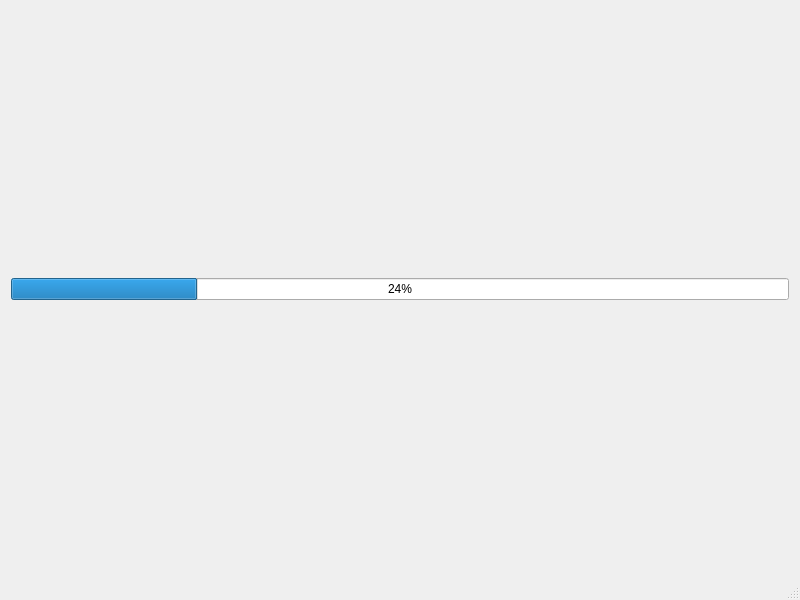
<?xml version="1.0" encoding="UTF-8"?>
<ui version="4.0">
 <class>MainWindow</class>
 <widget class="QMainWindow" name="MainWindow">
  <property name="geometry">
   <rect>
    <x>0</x>
    <y>0</y>
    <width>800</width>
    <height>600</height>
   </rect>
  </property>
  <property name="maximumSize">
   <size>
    <width>800</width>
    <height>600</height>
   </size>
  </property>
  <property name="windowTitle">
   <string>MainWindow</string>
  </property>
  <widget class="QWidget" name="centralWidget">
   <property name="maximumSize">
    <size>
     <width>850</width>
     <height>650</height>
    </size>
   </property>
   <layout class="QVBoxLayout" name="verticalLayout">
    <item>
     <widget class="QProgressBar" name="progressBar">
      <property name="value">
       <number>24</number>
      </property>
     </widget>
    </item>
   </layout>
  </widget>
  <widget class="QStatusBar" name="statusBar"/>
 </widget>
 <layoutdefault spacing="6" margin="11"/>
 <resources/>
 <connections/>
</ui>
